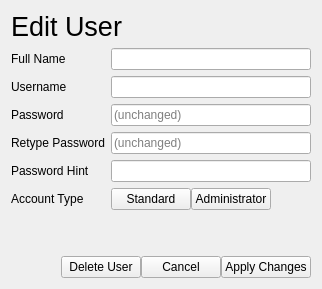
               <widget class="QWidget" name="page_6">
                <property name="autoFillBackground">
                 <bool>true</bool>
                </property>
                <layout class="QVBoxLayout" name="verticalLayout_23">
                 <item>
                  <widget class="QLabel" name="userSettingsEditUserLabel">
                   <property name="font">
                    <font>
                     <pointsize>20</pointsize>
                    </font>
                   </property>
                   <property name="text">
                    <string>Edit User</string>
                   </property>
                  </widget>
                 </item>
                 <item>
                  <layout class="QGridLayout" name="gridLayout_13">
                   <item row="3" column="0">
                    <widget class="QLabel" name="label_60">
                     <property name="text">
                      <string>Retype Password</string>
                     </property>
                    </widget>
                   </item>
                   <item row="0" column="0">
                    <widget class="QLabel" name="label_61">
                     <property name="text">
                      <string>Full Name</string>
                     </property>
                    </widget>
                   </item>
                   <item row="3" column="1">
                    <widget class="QLineEdit" name="userSettingsPasswordCheck">
                     <property name="echoMode">
                      <enum>QLineEdit::Password</enum>
                     </property>
                     <property name="placeholderText">
                      <string>(unchanged)</string>
                     </property>
                    </widget>
                   </item>
                   <item row="1" column="0">
                    <widget class="QLabel" name="label_62">
                     <property name="text">
                      <string>Username</string>
                     </property>
                    </widget>
                   </item>
                   <item row="0" column="1">
                    <widget class="QLineEdit" name="userSettingsFullName"/>
                   </item>
                   <item row="1" column="1">
                    <widget class="QLineEdit" name="userSettingsUserName"/>
                   </item>
                   <item row="2" column="1">
                    <widget class="QLineEdit" name="userSettingsPassword">
                     <property name="echoMode">
                      <enum>QLineEdit::Password</enum>
                     </property>
                     <property name="placeholderText">
                      <string>(unchanged)</string>
                     </property>
                    </widget>
                   </item>
                   <item row="4" column="1">
                    <widget class="QLineEdit" name="userSettingsPasswordHint"/>
                   </item>
                   <item row="2" column="0">
                    <widget class="QLabel" name="label_63">
                     <property name="text">
                      <string>Password</string>
                     </property>
                    </widget>
                   </item>
                   <item row="4" column="0">
                    <widget class="QLabel" name="label_64">
                     <property name="text">
                      <string>Password Hint</string>
                     </property>
                    </widget>
                   </item>
                   <item row="5" column="0">
                    <widget class="QLabel" name="label_92">
                     <property name="text">
                      <string>Account Type</string>
                     </property>
                    </widget>
                   </item>
                   <item row="5" column="1">
                    <layout class="QHBoxLayout" name="horizontalLayout_12">
                     <property name="spacing">
                      <number>0</number>
                     </property>
                     <item>
                      <widget class="QPushButton" name="userSettingsStandardAccount">
                       <property name="text">
                        <string>Standard</string>
                       </property>
                       <property name="checkable">
                        <bool>true</bool>
                       </property>
                      </widget>
                     </item>
                     <item>
                      <widget class="QPushButton" name="userSettingsAdminAccount">
                       <property name="text">
                        <string>Administrator</string>
                       </property>
                       <property name="checkable">
                        <bool>true</bool>
                       </property>
                      </widget>
                     </item>
                     <item>
                      <spacer name="horizontalSpacer_9">
                       <property name="orientation">
                        <enum>Qt::Horizontal</enum>
                       </property>
                       <property name="sizeHint" stdset="0">
                        <size>
                         <width>40</width>
                         <height>20</height>
                        </size>
                       </property>
                      </spacer>
                     </item>
                    </layout>
                   </item>
                  </layout>
                 </item>
                 <item>
                  <spacer name="verticalSpacer_7">
                   <property name="orientation">
                    <enum>Qt::Vertical</enum>
                   </property>
                   <property name="sizeHint" stdset="0">
                    <size>
                     <width>20</width>
                     <height>40</height>
                    </size>
                   </property>
                  </spacer>
                 </item>
                 <item>
                  <layout class="QHBoxLayout" name="horizontalLayout_5">
                   <property name="spacing">
                    <number>0</number>
                   </property>
                   <item>
                    <spacer name="horizontalSpacer_23">
                     <property name="orientation">
                      <enum>Qt::Horizontal</enum>
                     </property>
                     <property name="sizeHint" stdset="0">
                      <size>
                       <width>40</width>
                       <height>20</height>
                      </size>
                     </property>
                    </spacer>
                   </item>
                   <item>
                    <widget class="QPushButton" name="userSettingsDeleteUser">
                     <property name="text">
                      <string>Delete User</string>
                     </property>
                     <property name="icon">
                      <iconset theme="edit-delete">
                       <normaloff>.</normaloff>.</iconset>
                     </property>
                    </widget>
                   </item>
                   <item>
                    <widget class="QPushButton" name="userSettingsCancelButton">
                     <property name="text">
                      <string>Cancel</string>
                     </property>
                     <property name="icon">
                      <iconset theme="dialog-cancel">
                       <normaloff>.</normaloff>.</iconset>
                     </property>
                    </widget>
                   </item>
                   <item>
                    <widget class="QPushButton" name="userSettingsApplyButton">
                     <property name="text">
                      <string>Apply Changes</string>
                     </property>
                     <property name="icon">
                      <iconset theme="dialog-ok">
                       <normaloff>.</normaloff>.</iconset>
                     </property>
                    </widget>
                   </item>
                  </layout>
                 </item>
                </layout>
               </widget>
